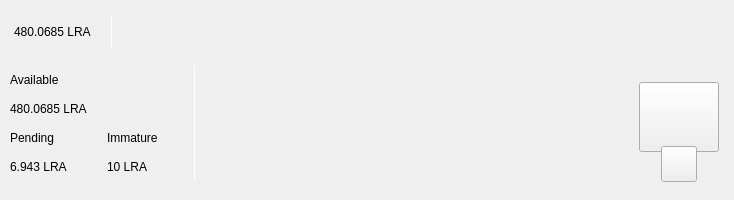
<?xml version="1.0" encoding="UTF-8"?>
<ui version="4.0">
 <class>TopBar</class>
 <widget class="QWidget" name="TopBar">
  <property name="geometry">
   <rect>
    <x>0</x>
    <y>0</y>
    <width>734</width>
    <height>200</height>
   </rect>
  </property>
  <property name="minimumSize">
   <size>
    <width>0</width>
    <height>200</height>
   </size>
  </property>
  <property name="maximumSize">
   <size>
    <width>16777215</width>
    <height>200</height>
   </size>
  </property>
  <property name="windowTitle">
   <string>Form</string>
  </property>
  <layout class="QVBoxLayout" name="verticalLayout_10" stretch="0">
   <property name="spacing">
    <number>0</number>
   </property>
   <property name="leftMargin">
    <number>0</number>
   </property>
   <property name="topMargin">
    <number>0</number>
   </property>
   <property name="rightMargin">
    <number>0</number>
   </property>
   <property name="bottomMargin">
    <number>0</number>
   </property>
   <item>
    <widget class="PFBorderImage" name="containerTop" native="true">
     <layout class="QVBoxLayout" name="verticalLayout_11">
      <property name="spacing">
       <number>0</number>
      </property>
      <property name="leftMargin">
       <number>0</number>
      </property>
      <property name="topMargin">
       <number>0</number>
      </property>
      <property name="rightMargin">
       <number>0</number>
      </property>
      <property name="bottomMargin">
       <number>0</number>
      </property>
      <item>
       <widget class="QWidget" name="top_container_2" native="true">
        <property name="minimumSize">
         <size>
          <width>0</width>
          <height>65</height>
         </size>
        </property>
        <layout class="QHBoxLayout" name="top_container">
         <property name="spacing">
          <number>0</number>
         </property>
         <property name="leftMargin">
          <number>14</number>
         </property>
         <property name="topMargin">
          <number>0</number>
         </property>
         <property name="rightMargin">
          <number>14</number>
         </property>
         <property name="bottomMargin">
          <number>0</number>
         </property>
         <item alignment="Qt::AlignVCenter">
          <widget class="QWidget" name="widgetTopAmount" native="true">
           <property name="sizePolicy">
            <sizepolicy hsizetype="Preferred" vsizetype="Maximum">
             <horstretch>0</horstretch>
             <verstretch>0</verstretch>
            </sizepolicy>
           </property>
           <layout class="QHBoxLayout" name="horizontalLayout_5">
            <property name="spacing">
             <number>0</number>
            </property>
            <property name="leftMargin">
             <number>0</number>
            </property>
            <property name="topMargin">
             <number>0</number>
            </property>
            <property name="rightMargin">
             <number>0</number>
            </property>
            <property name="bottomMargin">
             <number>0</number>
            </property>
            <item alignment="Qt::AlignTop">
             <widget class="QLabel" name="labelAmountTopLra">
              <property name="minimumSize">
               <size>
                <width>0</width>
                <height>36</height>
               </size>
              </property>
              <property name="styleSheet">
               <string notr="true">padding:0px;margin:0px;</string>
              </property>
              <property name="text">
               <string>480.0685 LRA</string>
              </property>
             </widget>
            </item>
            <item>
             <spacer name="horizontalSpacer_11">
              <property name="orientation">
               <enum>Qt::Horizontal</enum>
              </property>
              <property name="sizeType">
               <enum>QSizePolicy::Fixed</enum>
              </property>
              <property name="sizeHint" stdset="0">
               <size>
                <width>20</width>
                <height>20</height>
               </size>
              </property>
             </spacer>
            </item>
            <item alignment="Qt::AlignVCenter">
             <widget class="QLabel" name="label_16">
              <property name="minimumSize">
               <size>
                <width>1</width>
                <height>30</height>
               </size>
              </property>
              <property name="maximumSize">
               <size>
                <width>1</width>
                <height>30</height>
               </size>
              </property>
              <property name="styleSheet">
               <string notr="true">background-color:white;
padding:0px;
border:none;</string>
              </property>
              <property name="text">
               <string/>
              </property>
             </widget>
            </item>
           </layout>
          </widget>
         </item>
         <item>
          <spacer name="horizontalSpacer">
           <property name="orientation">
            <enum>Qt::Horizontal</enum>
           </property>
           <property name="sizeHint" stdset="0">
            <size>
             <width>40</width>
             <height>20</height>
            </size>
           </property>
          </spacer>
         </item>
         <item>
          <layout class="QHBoxLayout" name="horizontalLayout_4">
           <property name="spacing">
            <number>12</number>
           </property>
           <property name="rightMargin">
            <number>0</number>
           </property>
           <item alignment="Qt::AlignRight">
            <widget class="QWidget" name="layoutSync" native="true">
             <property name="minimumSize">
              <size>
               <width>0</width>
               <height>36</height>
              </size>
             </property>
             <property name="maximumSize">
              <size>
               <width>16777215</width>
               <height>36</height>
              </size>
             </property>
             <layout class="QVBoxLayout" name="verticalLayout_9">
              <property name="leftMargin">
               <number>0</number>
              </property>
              <property name="topMargin">
               <number>0</number>
              </property>
              <property name="rightMargin">
               <number>0</number>
              </property>
              <property name="bottomMargin">
               <number>0</number>
              </property>
              <item>
               <widget class="ExpandableButton" name="pushButtonSync" native="true">
                <property name="minimumSize">
                 <size>
                  <width>36</width>
                  <height>36</height>
                 </size>
                </property>
                <property name="maximumSize">
                 <size>
                  <width>16777215</width>
                  <height>36</height>
                 </size>
                </property>
               </widget>
              </item>
             </layout>
            </widget>
           </item>
           <item>
            <widget class="ExpandableButton" name="pushButtonStack" native="true">
             <property name="minimumSize">
              <size>
               <width>36</width>
               <height>36</height>
              </size>
             </property>
            </widget>
           </item>
           <item>
            <widget class="ExpandableButton" name="pushButtonColdStaking" native="true">
             <property name="minimumSize">
              <size>
               <width>36</width>
               <height>36</height>
              </size>
             </property>
            </widget>
           </item>
           <item>
            <widget class="ExpandableButton" name="pushButtonConnection" native="true">
             <property name="minimumSize">
              <size>
               <width>36</width>
               <height>36</height>
              </size>
             </property>
            </widget>
           </item>
           <item>
            <widget class="ExpandableButton" name="pushButtonLock" native="true">
             <property name="sizePolicy">
              <sizepolicy hsizetype="Expanding" vsizetype="Expanding">
               <horstretch>0</horstretch>
               <verstretch>0</verstretch>
              </sizepolicy>
             </property>
             <property name="minimumSize">
              <size>
               <width>36</width>
               <height>0</height>
              </size>
             </property>
            </widget>
           </item>
           <item>
            <widget class="ExpandableButton" name="pushButtonTheme" native="true">
             <property name="minimumSize">
              <size>
               <width>36</width>
               <height>36</height>
              </size>
             </property>
             <property name="maximumSize">
              <size>
               <width>16777215</width>
               <height>36</height>
              </size>
             </property>
            </widget>
           </item>
           <item>
            <widget class="ExpandableButton" name="pushButtonFAQ" native="true">
             <property name="minimumSize">
              <size>
               <width>36</width>
               <height>36</height>
              </size>
             </property>
            </widget>
           </item>
          </layout>
         </item>
        </layout>
       </widget>
      </item>
      <item>
       <widget class="QWidget" name="bottom_container" native="true">
        <property name="minimumSize">
         <size>
          <width>0</width>
          <height>135</height>
         </size>
        </property>
        <layout class="QHBoxLayout" name="botton_container">
         <property name="leftMargin">
          <number>10</number>
         </property>
         <property name="topMargin">
          <number>0</number>
         </property>
         <property name="rightMargin">
          <number>10</number>
         </property>
         <property name="bottomMargin">
          <number>10</number>
         </property>
         <item>
          <layout class="QHBoxLayout" name="horizontalLayout_3">
           <property name="bottomMargin">
            <number>9</number>
           </property>
           <item>
            <layout class="QVBoxLayout" name="verticalLayout_7">
             <property name="spacing">
              <number>0</number>
             </property>
             <property name="leftMargin">
              <number>0</number>
             </property>
             <property name="rightMargin">
              <number>30</number>
             </property>
             <item>
              <layout class="QVBoxLayout" name="verticalLayout_2">
               <item>
                <widget class="QLabel" name="labelTitle1">
                 <property name="text">
                  <string>Available</string>
                 </property>
                </widget>
               </item>
               <item>
                <widget class="QLabel" name="labelAmountLra">
                 <property name="text">
                  <string>480.0685 LRA</string>
                 </property>
                </widget>
               </item>
              </layout>
             </item>
             <item>
              <layout class="QHBoxLayout" name="horizontalLayout_2">
               <property name="spacing">
                <number>0</number>
               </property>
               <item>
                <layout class="QVBoxLayout" name="verticalLayout_3">
                 <item>
                  <widget class="QLabel" name="labelTitle3">
                   <property name="text">
                    <string>Pending</string>
                   </property>
                  </widget>
                 </item>
                 <item>
                  <widget class="QLabel" name="labelPendingLra">
                   <property name="text">
                    <string>6.943 LRA</string>
                   </property>
                  </widget>
                 </item>
                </layout>
               </item>
               <item>
                <spacer name="horizontalSpacer_3">
                 <property name="orientation">
                  <enum>Qt::Horizontal</enum>
                 </property>
                 <property name="sizeType">
                  <enum>QSizePolicy::Fixed</enum>
                 </property>
                 <property name="sizeHint" stdset="0">
                  <size>
                   <width>40</width>
                   <height>20</height>
                  </size>
                 </property>
                </spacer>
               </item>
               <item>
                <layout class="QVBoxLayout" name="verticalLayout_4">
                 <item>
                  <widget class="QLabel" name="labelTitle4">
                   <property name="text">
                    <string>Immature</string>
                   </property>
                  </widget>
                 </item>
                 <item>
                  <widget class="QLabel" name="labelImmatureLra">
                   <property name="text">
                    <string>10 LRA</string>
                   </property>
                  </widget>
                 </item>
                </layout>
               </item>
              </layout>
             </item>
            </layout>
           </item>
           <item>
            <widget class="QLabel" name="label_9">
             <property name="minimumSize">
              <size>
               <width>1</width>
               <height>100</height>
              </size>
             </property>
             <property name="maximumSize">
              <size>
               <width>1</width>
               <height>16777215</height>
              </size>
             </property>
             <property name="styleSheet">
              <string notr="true">background-color:white;
padding:0px;
border:none;</string>
             </property>
             <property name="text">
              <string/>
             </property>
            </widget>
           </item>
          </layout>
         </item>
         <item>
          <spacer name="horizontalSpacer_2">
           <property name="orientation">
            <enum>Qt::Horizontal</enum>
           </property>
           <property name="sizeHint" stdset="0">
            <size>
             <width>40</width>
             <height>20</height>
            </size>
           </property>
          </spacer>
         </item>
         <item alignment="Qt::AlignHCenter|Qt::AlignVCenter">
          <widget class="QWidget" name="qrContainer" native="true">
           <property name="sizePolicy">
            <sizepolicy hsizetype="Preferred" vsizetype="Minimum">
             <horstretch>0</horstretch>
             <verstretch>0</verstretch>
            </sizepolicy>
           </property>
           <property name="minimumSize">
            <size>
             <width>90</width>
             <height>110</height>
            </size>
           </property>
           <property name="maximumSize">
            <size>
             <width>90</width>
             <height>110</height>
            </size>
           </property>
           <layout class="QVBoxLayout" name="containerQR">
            <property name="spacing">
             <number>0</number>
            </property>
            <property name="leftMargin">
             <number>5</number>
            </property>
            <property name="topMargin">
             <number>10</number>
            </property>
            <property name="rightMargin">
             <number>5</number>
            </property>
            <property name="bottomMargin">
             <number>0</number>
            </property>
            <item>
             <widget class="QPushButton" name="btnQr">
              <property name="minimumSize">
               <size>
                <width>70</width>
                <height>70</height>
               </size>
              </property>
              <property name="maximumSize">
               <size>
                <width>16777215</width>
                <height>70</height>
               </size>
              </property>
              <property name="focusPolicy">
               <enum>Qt::NoFocus</enum>
              </property>
              <property name="text">
               <string/>
              </property>
              <property name="iconSize">
               <size>
                <width>70</width>
                <height>70</height>
               </size>
              </property>
             </widget>
            </item>
            <item>
             <spacer name="verticalSpacer">
              <property name="orientation">
               <enum>Qt::Vertical</enum>
              </property>
              <property name="sizeType">
               <enum>QSizePolicy::Fixed</enum>
              </property>
              <property name="sizeHint" stdset="0">
               <size>
                <width>20</width>
                <height>20</height>
               </size>
              </property>
             </spacer>
            </item>
            <item alignment="Qt::AlignHCenter|Qt::AlignBottom">
             <widget class="QPushButton" name="pushButtonQR">
              <property name="minimumSize">
               <size>
                <width>36</width>
                <height>36</height>
               </size>
              </property>
              <property name="maximumSize">
               <size>
                <width>36</width>
                <height>36</height>
               </size>
              </property>
              <property name="focusPolicy">
               <enum>Qt::NoFocus</enum>
              </property>
              <property name="text">
               <string/>
              </property>
             </widget>
            </item>
           </layout>
          </widget>
         </item>
        </layout>
       </widget>
      </item>
     </layout>
    </widget>
   </item>
  </layout>
 </widget>
 <customwidgets>
  <customwidget>
   <class>ExpandableButton</class>
   <extends>QWidget</extends>
   <header>qt/learnium/expandablebutton.h</header>
   <container>1</container>
  </customwidget>
  <customwidget>
   <class>PFBorderImage</class>
   <extends>QFrame</extends>
   <header>qt/learnium/pfborderimage.h</header>
   <container>1</container>
  </customwidget>
 </customwidgets>
 <resources/>
 <connections/>
</ui>
